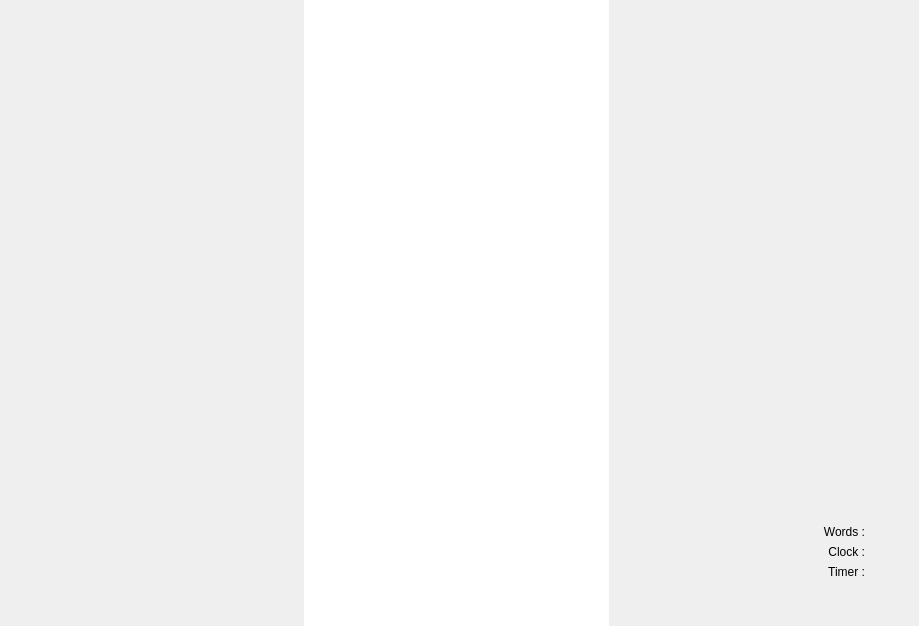
<?xml version="1.0" encoding="UTF-8"?>
<ui version="4.0">
 <class>FullscreenEditor</class>
 <widget class="QWidget" name="FullscreenEditor">
  <property name="geometry">
   <rect>
    <x>0</x>
    <y>0</y>
    <width>919</width>
    <height>626</height>
   </rect>
  </property>
  <property name="mouseTracking">
   <bool>true</bool>
  </property>
  <property name="windowTitle">
   <string>Fullscreen</string>
  </property>
  <property name="styleSheet">
   <string notr="true"/>
  </property>
  <property name="locale">
   <locale language="English" country="UnitedKingdom"/>
  </property>
  <layout class="QHBoxLayout" name="horizontalLayout_5" stretch="1">
   <property name="margin">
    <number>0</number>
   </property>
   <item>
    <widget class="QWidget" name="mainBackground" native="true">
     <property name="mouseTracking">
      <bool>true</bool>
     </property>
     <layout class="QHBoxLayout" name="horizontalLayout_3" stretch="1,1,1">
      <property name="margin">
       <number>0</number>
      </property>
      <item>
       <spacer name="horizontalSpacer">
        <property name="orientation">
         <enum>Qt::Horizontal</enum>
        </property>
        <property name="sizeHint" stdset="0">
         <size>
          <width>363</width>
          <height>112</height>
         </size>
        </property>
       </spacer>
      </item>
      <item>
       <widget class="FullTextZone" name="fullTextEdit">
        <property name="mouseTracking">
         <bool>true</bool>
        </property>
        <property name="frameShape">
         <enum>QFrame::NoFrame</enum>
        </property>
       </widget>
      </item>
      <item>
       <layout class="QGridLayout" name="gridLayout">
        <item row="1" column="1">
         <widget class="QWidget" name="widget" native="true">
          <property name="sizePolicy">
           <sizepolicy hsizetype="Expanding" vsizetype="Preferred">
            <horstretch>0</horstretch>
            <verstretch>0</verstretch>
           </sizepolicy>
          </property>
          <property name="maximumSize">
           <size>
            <width>150</width>
            <height>16777215</height>
           </size>
          </property>
          <layout class="QHBoxLayout" name="horizontalLayout_2">
           <property name="margin">
            <number>0</number>
           </property>
           <item>
            <layout class="QGridLayout" name="gridLayout_2">
             <item row="0" column="0" colspan="2">
              <widget class="QLabel" name="wordCountBuddyLabel">
               <property name="mouseTracking">
                <bool>true</bool>
               </property>
               <property name="text">
                <string>Words :</string>
               </property>
               <property name="alignment">
                <set>Qt::AlignRight|Qt::AlignTrailing|Qt::AlignVCenter</set>
               </property>
              </widget>
             </item>
             <item row="0" column="2">
              <widget class="QLabel" name="wordCountLabel">
               <property name="mouseTracking">
                <bool>true</bool>
               </property>
               <property name="text">
                <string/>
               </property>
              </widget>
             </item>
             <item row="2" column="0" rowspan="2" colspan="2">
              <widget class="QLabel" name="timerBuddyLabel">
               <property name="mouseTracking">
                <bool>true</bool>
               </property>
               <property name="text">
                <string>Timer :</string>
               </property>
               <property name="alignment">
                <set>Qt::AlignRight|Qt::AlignTrailing|Qt::AlignVCenter</set>
               </property>
              </widget>
             </item>
             <item row="2" column="2" rowspan="2">
              <widget class="QLabel" name="timerLabel">
               <property name="mouseTracking">
                <bool>true</bool>
               </property>
               <property name="text">
                <string/>
               </property>
              </widget>
             </item>
             <item row="1" column="2">
              <widget class="DigitalClock" name="clockLabel">
               <property name="mouseTracking">
                <bool>true</bool>
               </property>
               <property name="text">
                <string/>
               </property>
              </widget>
             </item>
             <item row="1" column="0" colspan="2">
              <widget class="QLabel" name="clockBuddyLabel">
               <property name="enabled">
                <bool>true</bool>
               </property>
               <property name="mouseTracking">
                <bool>true</bool>
               </property>
               <property name="text">
                <string>Clock :</string>
               </property>
               <property name="alignment">
                <set>Qt::AlignRight|Qt::AlignTrailing|Qt::AlignVCenter</set>
               </property>
              </widget>
             </item>
             <item row="5" column="0" colspan="3">
              <layout class="QHBoxLayout" name="horizontalLayout">
               <item>
                <widget class="QToolButton" name="notesButton">
                 <property name="mouseTracking">
                  <bool>true</bool>
                 </property>
                 <property name="styleSheet">
                  <string notr="true">QToolButton {background-color: transparent; border: none;}</string>
                 </property>
                 <property name="text">
                  <string/>
                 </property>
                 <property name="icon">
                  <iconset resource="../pics.qrc">
                   <normaloff>:/pics/gtk-edit.png</normaloff>:/pics/gtk-edit.png</iconset>
                 </property>
                 <property name="iconSize">
                  <size>
                   <width>32</width>
                   <height>32</height>
                  </size>
                 </property>
                 <property name="popupMode">
                  <enum>QToolButton::InstantPopup</enum>
                 </property>
                </widget>
               </item>
               <item>
                <widget class="QToolButton" name="optionsButton">
                 <property name="cursor">
                  <cursorShape>ArrowCursor</cursorShape>
                 </property>
                 <property name="mouseTracking">
                  <bool>true</bool>
                 </property>
                 <property name="styleSheet">
                  <string notr="true">QToolButton {background-color: transparent; border: none;}</string>
                 </property>
                 <property name="text">
                  <string/>
                 </property>
                 <property name="icon">
                  <iconset resource="../pics.qrc">
                   <normaloff>:/pics/gtk-preferences.png</normaloff>:/pics/gtk-preferences.png</iconset>
                 </property>
                 <property name="iconSize">
                  <size>
                   <width>32</width>
                   <height>32</height>
                  </size>
                 </property>
                 <property name="popupMode">
                  <enum>QToolButton::InstantPopup</enum>
                 </property>
                </widget>
               </item>
               <item>
                <widget class="QToolButton" name="quitButton">
                 <property name="mouseTracking">
                  <bool>true</bool>
                 </property>
                 <property name="styleSheet">
                  <string notr="true">QToolButton {background-color: transparent; border: none;}</string>
                 </property>
                 <property name="text">
                  <string/>
                 </property>
                 <property name="icon">
                  <iconset resource="../pics.qrc">
                   <normaloff>:/pics/gtk-cancel.png</normaloff>:/pics/gtk-cancel.png</iconset>
                 </property>
                 <property name="iconSize">
                  <size>
                   <width>32</width>
                   <height>32</height>
                  </size>
                 </property>
                </widget>
               </item>
              </layout>
             </item>
             <item row="4" column="0" colspan="3">
              <widget class="WordGoalProgressBar" name="progressBar" native="true">
               <property name="minimumSize">
                <size>
                 <width>0</width>
                 <height>0</height>
                </size>
               </property>
              </widget>
             </item>
            </layout>
           </item>
          </layout>
         </widget>
        </item>
        <item row="0" column="0" colspan="2">
         <spacer name="verticalSpacer">
          <property name="orientation">
           <enum>Qt::Vertical</enum>
          </property>
          <property name="sizeHint" stdset="0">
           <size>
            <width>20</width>
            <height>40</height>
           </size>
          </property>
         </spacer>
        </item>
        <item row="1" column="0">
         <spacer name="horizontalSpacer_2">
          <property name="orientation">
           <enum>Qt::Horizontal</enum>
          </property>
          <property name="sizeHint" stdset="0">
           <size>
            <width>40</width>
            <height>20</height>
           </size>
          </property>
         </spacer>
        </item>
       </layout>
      </item>
     </layout>
    </widget>
   </item>
  </layout>
 </widget>
 <customwidgets>
  <customwidget>
   <class>FullTextZone</class>
   <extends>QTextEdit</extends>
   <header location="global">fullscreen/fulltextzone.h</header>
  </customwidget>
  <customwidget>
   <class>DigitalClock</class>
   <extends>QLabel</extends>
   <header>digitalclock.h</header>
  </customwidget>
  <customwidget>
   <class>WordGoalProgressBar</class>
   <extends>QWidget</extends>
   <header>wordgoalprogressbar.h</header>
   <container>1</container>
  </customwidget>
 </customwidgets>
 <resources>
  <include location="../pics.qrc"/>
 </resources>
 <connections>
  <connection>
   <sender>quitButton</sender>
   <signal>released()</signal>
   <receiver>FullscreenEditor</receiver>
   <slot>close()</slot>
   <hints>
    <hint type="sourcelabel">
     <x>887</x>
     <y>561</y>
    </hint>
    <hint type="destinationlabel">
     <x>1011</x>
     <y>248</y>
    </hint>
   </hints>
  </connection>
 </connections>
</ui>
